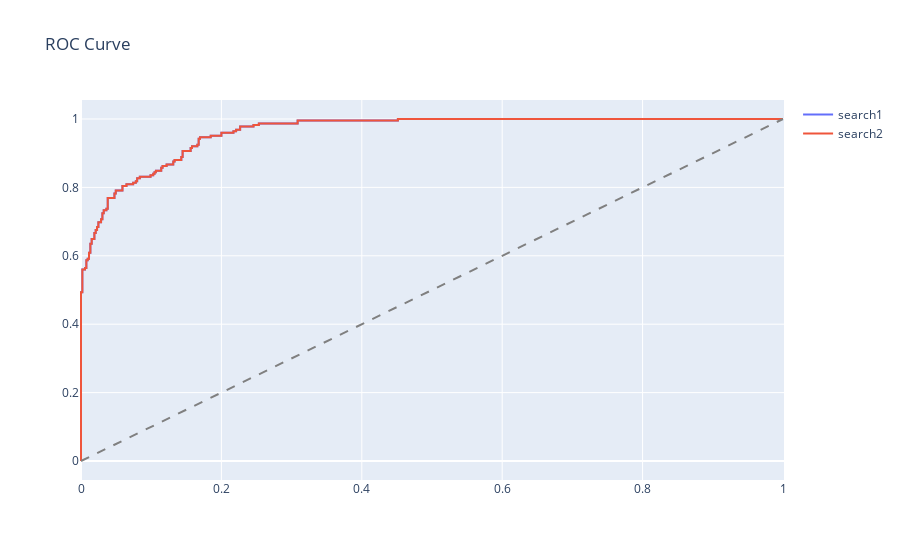

Source (notebook cell):
### Code cell
plt1['roc'].show()

### Figure 1 — Plotly figure (JSON) as saved in the notebook; plotly's stock layout.template omitted (floating-point values rounded to 4 significant figures; data arrays with more than 128 entries replaced by an {"elided": "..."} marker saying what was removed)
{"data": [{"mode": "lines", "name": "search1", "type": "scatter", "x": {"elided": "170 float values"}, "y": {"elided": "170 float values"}}, {"mode": "lines", "name": "search2", "type": "scatter", "x": {"elided": "170 float values"}, "y": {"elided": "170 float values"}}], "layout": {"shapes": [{"line": {"color": "gray", "dash": "dash"}, "type": "line", "x0": 0, "x1": 1, "xref": "x", "y0": 0, "y1": 1, "yref": "y"}], "title": {"text": "ROC Curve"}}}
